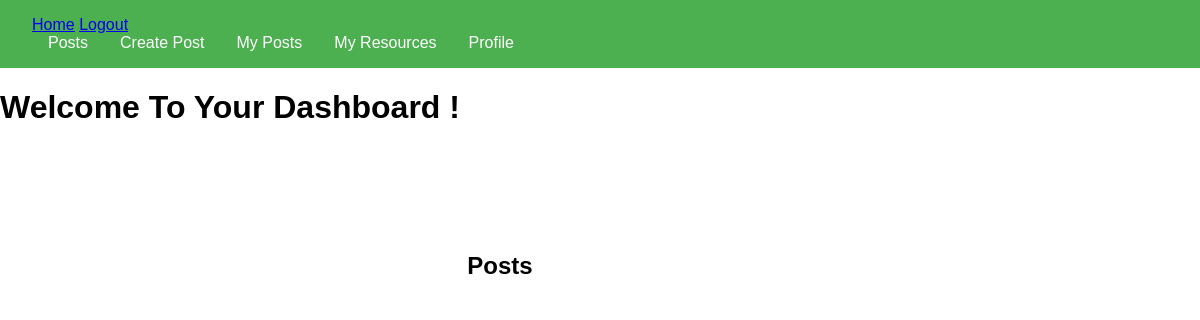
Page /dashboard (signed in) on the earlier database version.
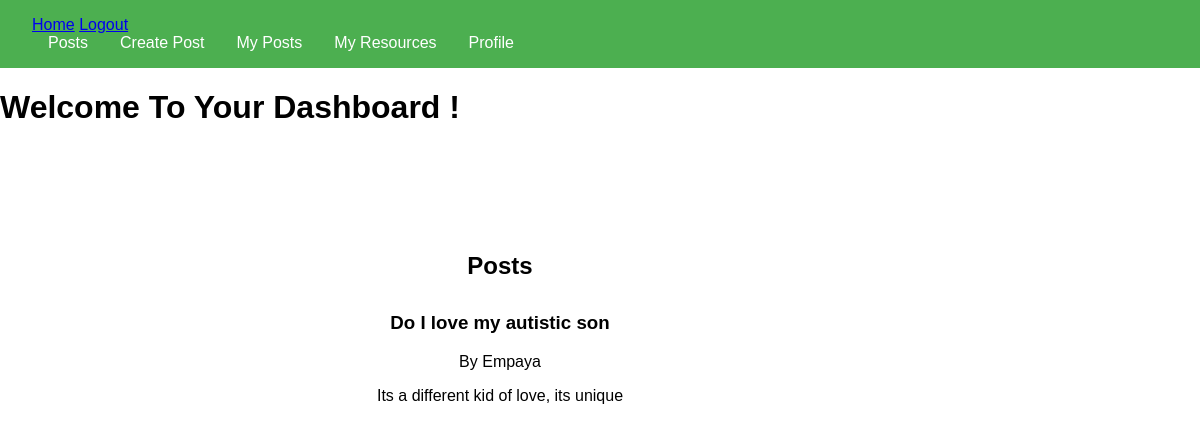
Same page on the later database version.
### api/models.py (models this page shows, shortened)
class Post(db.Model):
	id = db.Column(db.Integer, primary_key=True)
	user_id = db.Column(db.Integer, db.ForeignKey('user.id'), nullable=False)
	content = db.Column(db.Text, nullable=False)
	title = db.Column(db.String(200), nullable=False)
	user = db.relationship('User', back_populates='posts')

class User(db.Model):
	__tablename__ = 'user'
	id = db.Column(db.Integer, primary_key=True)
	username = db.Column(db.String(150), nullable=False, unique=True)
	email = db.Column(db.String(150), nullable=False, unique=True)
	password = db.Column(db.String(150), nullable=False)
	city = db.Column(db.String(80), nullable=False)
	image_file = db.Column(db.String(20), nullable=False, default='default.jpg')
	posts = db.relationship('Post', back_populates='user', lazy='dynamic')
	resource = db.relationship('Resource', secondary=user_resource_association, back_populates='user')

### app.py (the view)
	@app.route('/dashboard')
	def dashboard():
		user_id = session.get('user_id')  # Get the user_id from the session
		username = session.get('username')
		email = session.get('email')
		if 'user_id' not in session:
			return redirect(url_for('login'))
		user = User.query.get(user_id)
		all_posts = Post.query.all()
		if not user:
			return redirect(url_for('login'))
		return render_template("dashboard.html", user=user, posts=all_posts)

### templates/dashboard.html (shortened to what this page needs)
<!DOCTYPE html>
<html lang="en">
<head>
    <link rel="stylesheet" href="{{ url_for('static', filename='css/styles.css') }}">
    <link rel="stylesheet" href="{{ url_for('static', filename='css/dashboard.css') }}">
</head>
<body>
	<header>
    <nav>
        <a href="/">Home</a>
        <a href="/logout">Logout</a>
		<ul>
			<li> <a href="/posts">Posts</a> </li>
			<li> <a href="/create_post">Create Post</a> </li>
			<li> <a href="/my_posts">My Posts</a> </li>
			<li>  <a href="/my_resources">My Resources</a> </li>
			<li> <a href="/profile">Profile</a> </li>
		</ul>
    </nav>
	</header>
    <div class="dashboard-container">
        <h1>Welcome To Your Dashboard {{ session['username'] }}!</h1>
        <div class="main-content">
            <section id="posts">
				<h2>Posts</h2>
					{% for post in posts %}
                        <h3> {{post.title }} </h3>
                        <p>By {{post.user.username}} </p>
                        <p>{{post.content }} </p>
                	{% endfor %}
			</section>
        </div>
    </div>
</body>
</html>

### static/css/styles.css (style rules this page uses)
body { font-family: Arial, sans-serif; margin: 0; padding: 0; }
header { background-color: #4CAF50; color: white; padding: 1rem 2rem; display: flex; justify-content: space-between; align-items: center; }
nav ul { list-style: none; padding: 0; margin: 0; display: flex; }
nav ul li { margin: 0 1rem; }
nav ul li a { color: white; text-decoration: none; }
section { padding: 4rem 2rem; text-align: center; }
section h2 { margin-bottom: 2rem; }

### static/css/dashboard.css (style rules this page uses)
.main-content { width: 80%; padding: 20px; }

Differences in the rows shown:
added Post: title "Do I love my autistic son", user.username "Empaya", content "Its a different kid of love, its unique"
